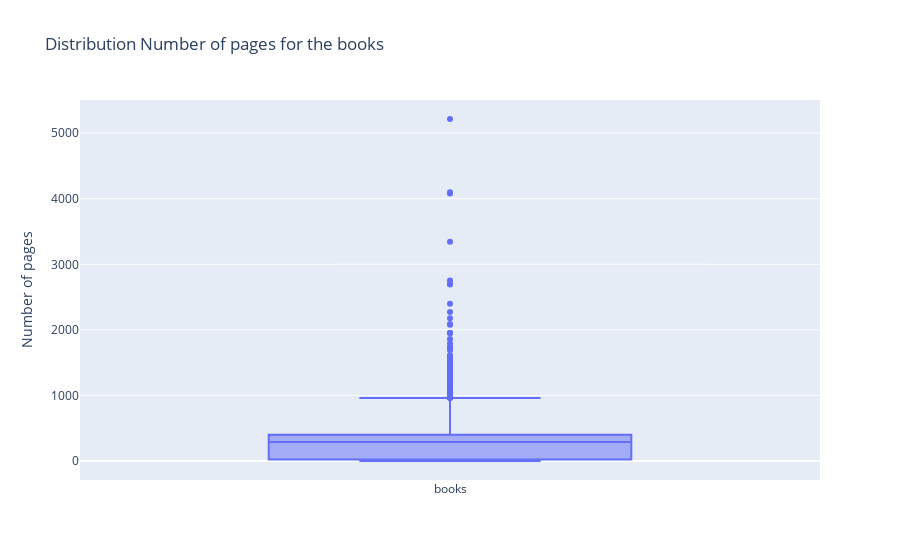

Notebook source saved alongside this figure:
### Code cell
layout = go.Layout(title="Distribution Number of pages for the books" , 
                   xaxis=dict(title="" ), 
                   yaxis=dict(title="Number of pages" )) 
fig = go.Figure(layout=layout)
# Use x instead of y argument for horizontal plot
fig.add_trace(go.Box(y=books['num_pages'],name='books')) #,boxmean='sd'
fig.show();

### Figure 1 — Plotly figure (JSON) as saved in the notebook; plotly's stock layout.template omitted (floating-point values rounded to 4 significant figures; data arrays with more than 128 entries replaced by an {"elided": "..."} marker saying what was removed)
{"data": [{"name": "books", "type": "box", "y": {"elided": "10074 int values"}}], "layout": {"title": {"text": "Distribution Number of pages for the books"}, "xaxis": {"title": {"text": ""}}, "yaxis": {"title": {"text": "Number of pages"}}}}
